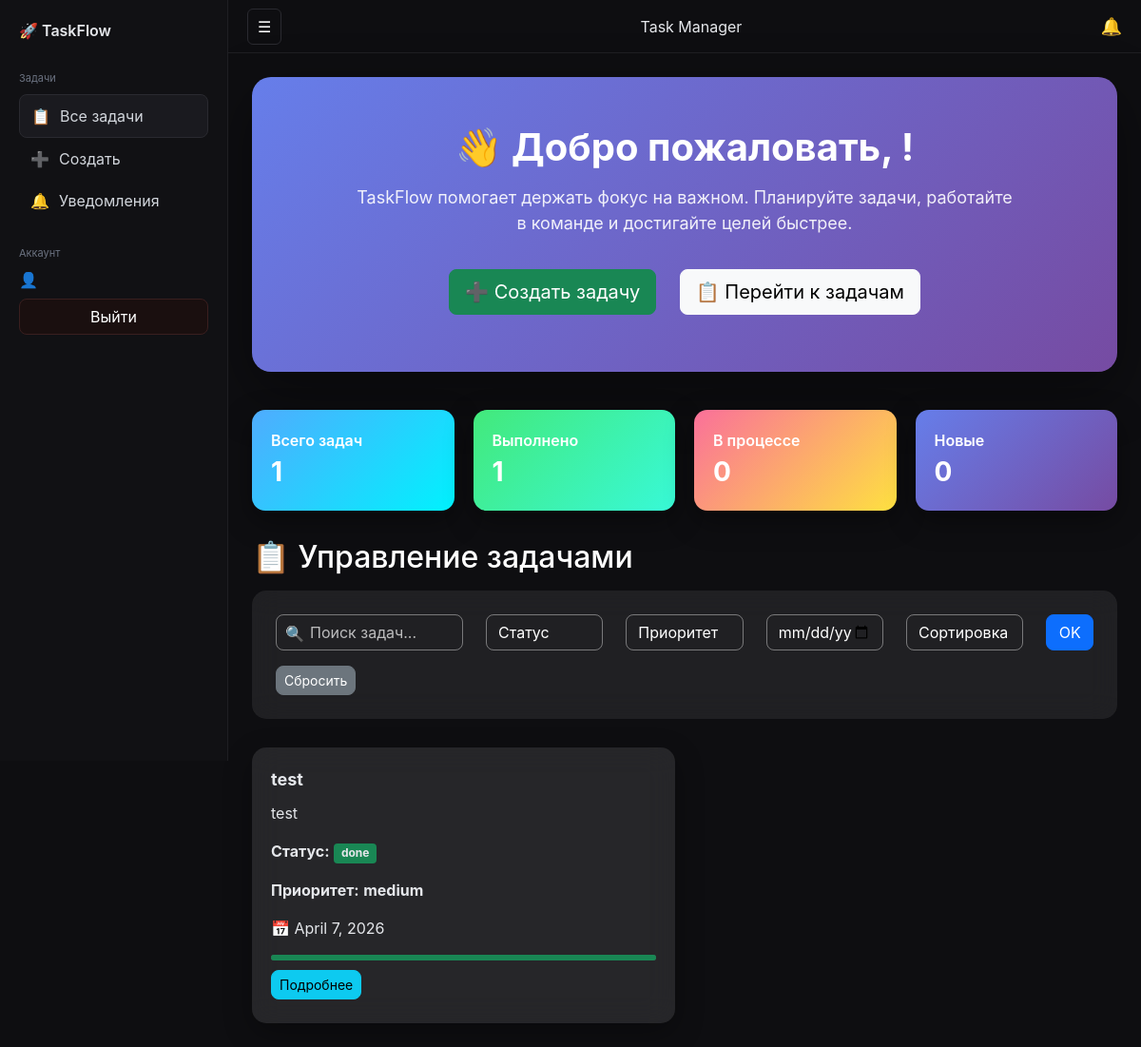
The page / on the database its author committed.
### tasks/models.py (models this page shows, shortened)
class Task(models.Model):
    STATUS_CHOICES = [
        ('new', 'Новое'),
        ('in_progress', 'В процессе'),
        ('done', 'Выполнено'),
    ]
    PRIORITY_CHOICES = [
        ('low', 'Низкий'),
        ('medium', 'Средний'),
        ('high', 'Высокий'),
    ]
    title = models.CharField(max_length=200)
    description = models.TextField()
    status = models.CharField(max_length=20, choices=STATUS_CHOICES, default='new')
    priority = models.CharField(max_length=20, choices=PRIORITY_CHOICES, default='medium')
    due_date = models.DateField()
    created_at = models.DateTimeField(auto_now_add=True)
    user = models.ForeignKey(User, on_delete=models.CASCADE)
    admins = models.ManyToManyField(User, related_name='admin_tasks', blank=True)

### tasks/views.py (the view)
# urls.py: path('', TaskListView.as_view(), name='task_list'),
class TaskListView(ListView):
    model = Task
    template_name = 'tasks/task_list.html'
    context_object_name = 'tasks'
    def get_queryset(self):
        queryset = Task.objects.all()
        search = self.request.GET.get('search')
        if search:
            queryset = queryset.filter(
                title__icontains=search
            ) | queryset.filter(
                description__icontains=search
            )
        status = self.request.GET.get('status')
        if status:
            queryset = queryset.filter(status=status)
        priority = self.request.GET.get('priority')
        if priority:
            queryset = queryset.filter(priority=priority)
        due_date = self.request.GET.get('due_date')
        if due_date:
            queryset = queryset.filter(due_date=due_date)
        order = self.request.GET.get('order')
        if order:
            queryset = queryset.order_by(order)
        return queryset
    def get_context_data(self, **kwargs):
        context = super().get_context_data(**kwargs)
        queryset = self.get_queryset()  # 👈 ВАЖНО!
        context['total'] = queryset.count()
        context['done'] = queryset.filter(status='done').count()
        context['in_progress'] = queryset.filter(status='in_progress').count()
        context['new'] = queryset.filter(status='new').count()
        context['today'] = date.today()
        return context

### tasks/templates/tasks/task_list.html (shortened to what this page needs)
{% extends 'tasks/base.html' %}
{% block content %}
<div class="welcome-box">
<h1>👋 Добро пожаловать, {{ user.username }}!</h1>
<p>
TaskFlow помогает держать фокус на важном.
Планируйте задачи, работайте в команде
и достигайте целей быстрее.
</p>
<div class="welcome-buttons">
<a href="{% url 'task_create' %}" class="btn btn-success btn-lg">
➕ Создать задачу
</a>
<a href="#tasks" class="btn btn-light btn-lg">
📋 Перейти к задачам
</a>
</div>
</div>
<div class="stats">
<div class="stat-card">
<div>Всего задач</div>
<div class="stat-number">{{ total }}</div>
</div>
<div class="stat-card">
<div>Выполнено</div>
<div class="stat-number">{{ done }}</div>
</div>
<div class="stat-card">
<div>В процессе</div>
<div class="stat-number">{{ in_progress }}</div>
</div>
<div class="stat-card">
<div>Новые</div>
<div class="stat-number">{{ new }}</div>
</div>
</div>
<h2 id="tasks" class="text-white mb-3">
📋 Управление задачами
</h2>
<div class="filter-box">
<form method="get">
<div class="row">
<div class="col-md-3 mb-2">
<div class="search-box">
<span class="search-icon">🔍</span>
<input type="text"
name="search"
placeholder="Поиск задач..."
class="form-control"
value="{{ request.GET.search }}">
</div>
</div>
<div class="col-md-2 mb-2">
<select name="status" class="form-control">
<option value="">Статус</option>
</select>
</div>
<div class="col-md-2 mb-2">
<select name="priority" class="form-control">
<option value="">Приоритет</option>
</select>
</div>
<div class="col-md-2 mb-2">
<input type="date"
name="due_date"
class="form-control"
value="{{ request.GET.due_date }}">
</div>
<div class="col-md-2 mb-2">
<select name="order" class="form-control">
<option value="">Сортировка</option>
</select>
</div>
<div class="col-md-1">
<button class="btn btn-primary w-100">
OK
</button>
</div>
</div>
<a href="{% url 'task_list' %}" class="btn btn-secondary btn-sm mt-2">
Сбросить
</a>
</form>
</div>
<div class="tasks-grid">
{% for task in tasks %}
<div class="task-card">
<div class="task-title">
{{ task.title }}
</div>
<p>
{{ task.description|truncatechars:120 }}
</p>
<p>
<strong>Статус:</strong>
<span class="badge
{% if task.status == 'new' %}bg-secondary
{% elif task.status == 'in_progress' %}bg-warning
{% elif task.status == 'done' %}bg-success
{% endif %}
">
{{ task.status }}
</span>
</p>
<p>
<strong>Приоритет:</strong>
<span class="
{% if task.priority == 'high' %}priority-high
{% elif task.priority == 'medium' %}priority-medium
{% else %}priority-low
{% endif %}
">
{{ task.priority }}
</span>
</p>
<p>
📅 {{ task.due_date }}
</p>
<div class="progress">
<div class="progress-bar bg-success"
style="width:
{% if task.status == 'done' %}
100%
{% elif task.status == 'in_progress' %}
60%
{% else %}
20%
{% endif %}
">
</div>
</div>
<div class="task-buttons">
<a href="{% url 'task_detail' task.id %}"
class="btn btn-info btn-sm">
Подробнее
</a>
</div>
</div>
{% empty %}
<p class="text-white">
Нет задач
</p>
{% endfor %}
</div>
{% endblock %}

### tasks/templates/tasks/base.html (style rules this page uses)
body { margin:0; font-family: Inter, system-ui, sans-serif; background:#0e0e11; color:#e5e7eb; }
.task-card { background: rgba(255, 255, 255, 0.05); color: #e5e7eb; border-radius:15px; padding:20px; transition:0.3s; box-shadow:0 10px 30px rgba(0,0,0,0.3); }
.task-card .task-title, .task-card p, .task-card span, .task-card strong { color: #e5e7eb; }
input, select, textarea { background: rgba(255,255,255,0.05); color: #e5e7eb; border: 1px solid rgba(255,255,255,0.4); border-radius: 8px; }
input::placeholder, textarea::placeholder { color: rgba(255,255,255,0.6); }
select option { background: #111114; color: #e5e7eb; }
.btn { border-radius:8px; }
input.form-control, textarea.form-control, select.form-select { background: rgba(255, 255, 255, 0.05); color: #e5e7eb; border: 1px solid #333; }
input.form-control::placeholder, textarea.form-control::placeholder { color: #999; }
.btn { border-radius: 8px; }
.stats { display:grid; grid-template-columns:repeat(auto-fit,minmax(150px,1fr)); gap:15px; }
.stat-number { font-size:20px; font-weight:600; }

### tasks/templates/tasks/task_list.html (style rules this page uses)
body { margin:0; font-family: Inter, system-ui, sans-serif; background:#0e0e11; color:#e5e7eb; }
.task-card { background: rgba(255, 255, 255, 0.05); color: #e5e7eb; border-radius:15px; padding:20px; transition:0.3s; box-shadow:0 10px 30px rgba(0,0,0,0.3); }
.task-card .task-title, .task-card p, .task-card span, .task-card strong { color: #e5e7eb; }
input, select, textarea { background: rgba(255,255,255,0.05); color: #e5e7eb; border: 1px solid rgba(255,255,255,0.4); border-radius: 8px; }
input::placeholder, textarea::placeholder { color: rgba(255,255,255,0.6); }
select option { background: #111114; color: #e5e7eb; }
.btn { border-radius:8px; }
.welcome-box { background:linear-gradient(135deg,#667eea,#764ba2); border-radius:20px; padding:50px; color:white; text-align:center; box-shadow:0 20px 60px rgba(0,0,0,0.4); margin-bottom:40px; }
.welcome-box h1 { font-size:40px; font-weight:700; margin-bottom:15px; }
.welcome-box p { font-size:18px; opacity:0.9; max-width:700px; margin:auto; margin-bottom:25px; }
.welcome-buttons a { margin:10px; }
.stats { display:grid; grid-template-columns:repeat(4,1fr); gap:20px; margin-bottom:30px; }
.stat-card { padding:20px; border-radius:14px; color:white; font-weight:600; background:linear-gradient(135deg,#4facfe,#00f2fe); box-shadow:0 10px 30px rgba(0,0,0,0.4); }
.stat-card:nth-child(2) { background:linear-gradient(135deg,#43e97b,#38f9d7); }
.stat-card:nth-child(3) { background:linear-gradient(135deg,#fa709a,#fee140); }
.stat-card:nth-child(4) { background:linear-gradient(135deg,#667eea,#764ba2); }
.stat-number { font-size:28px; font-weight:700; }
.filter-box { background:rgba(255,255,255,0.08); backdrop-filter:blur(15px); padding:25px; border-radius:15px; margin-bottom:30px; }
.filter-box input, .filter-box select { background:transparent; border:1px solid rgba(255,255,255,0.4); color:white; border-radius:8px; transition:0.2s; }
.filter-box input::placeholder { color:rgba(255,255,255,0.7); }
.filter-box select option { color:black; }
.search-box { position:relative; }
.search-box input { padding-left:35px; }
.search-icon { position:absolute; left:10px; top:8px; color:white; }
.tasks-grid { display:grid; grid-template-columns:repeat(auto-fill,minmax(320px,1fr)); gap:20px; }
.task-card { background:rgba(255,255,255,0.1); backdrop-filter:blur(15px); border-radius:15px; padding:20px; color:white; transition:0.3s; box-shadow:0 10px 30px rgba(0,0,0,0.3); }
.task-title { font-size:18px; font-weight:700; margin-bottom:10px; }
.priority-medium { color:#feca57; font-weight:700; }
.progress { height:6px; margin-top:10px; background:rgba(255,255,255,0.2); }
.task-buttons { margin-top:10px; }
.task-buttons a { margin-right:5px; margin-bottom:5px; }

### rows shown on the page
Task: title "test", description "test", status "done", priority "medium", due_date "April 7, 2026"

### other values the page prints
{{ total }} "1"
{{ done }} "1"
{{ in_progress }} "0"
{{ new }} "0"
